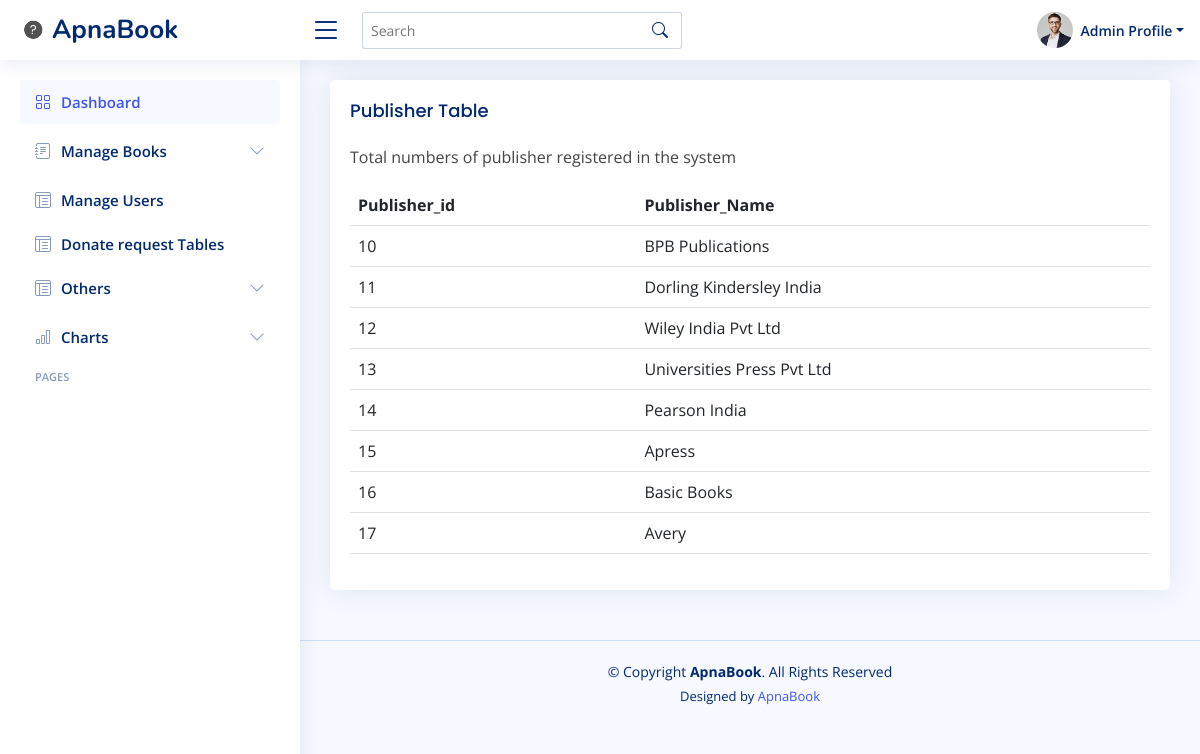
/admin_side/Publisher_Tables.php, run on the app's committed database.
### tables this page shows
CREATE TABLE `publisher` (
  `Publisher_id` int(11) NOT NULL,
  `Publisher_Name` varchar(50) DEFAULT NULL
);

### admin_side/Publisher_Tables.php (the view, shortened to what this page needs)
<?php
include './admin-header.php';
include '../connection.php';
?>
<main id="main" class="main">
    <section class="section">
        <div class="row">
            <div class="col-lg-12">
            <div class="card">
                <div class="card-body">
                <h5 class="card-title">Publisher Table</h5>
                <p>Total numbers of publisher registered in the system</p>
                <?php
                $sql="select * from  publisher";
                $q=mysqli_query($conn,$sql);
                ?>
                <table class="table datatable">
                    <thead>
                    <tr>
                        <th scope="col">Publisher_id</th>
                        <th scope="col">Publisher_Name</th>
                    </tr>
                    </thead>
                    <tbody>
                    <?php
                        while($result = mysqli_fetch_assoc($q))
                        {
                        echo  "<tr>
                        <td>".$result['Publisher_id']."</td>
                        <td>".$result['Publisher_Name']."</td>
                        </tr>";
                        }
                    ?>
                    </tbody>
                </table>
                </div>
            </div>
            </div>
        </div>
        </section>
</main>
<?php
include './admin-footer.php';
?>

### admin_side/css/style.css (style rules this page uses)
:root { scroll-behavior: smooth; }
body { font-family: "Open Sans", sans-serif; background: #f6f9ff; color: #444444; }
h1, h2, h3, h4, h5, h6 { font-family: "Nunito", sans-serif; }
#main { margin-top: 60px; padding: 20px 30px; transition: all 0.3s; }
.card { margin-bottom: 30px; border: none; border-radius: 5px; box-shadow: 0px 0 30px rgba(1, 41, 112, 0.1); }
.card-title { padding: 20px 0 15px 0; font-size: 18px; font-weight: 500; color: #012970; font-family: "Poppins", sans-serif; }
.card-body { padding: 0 20px 20px 20px; }
@media (min-width: 1200px) { #main, #footer { margin-left: 300px; } }

### data on the page
publisher: Publisher_id "10", Publisher_Name "BPB Publications"
publisher: Publisher_id "11", Publisher_Name "Dorling Kindersley India"
publisher: Publisher_id "12", Publisher_Name "Wiley India Pvt Ltd"
publisher: Publisher_id "13", Publisher_Name "Universities Press Pvt Ltd"
publisher: Publisher_id "14", Publisher_Name "Pearson India"
publisher: Publisher_id "15", Publisher_Name "Apress"
publisher: Publisher_id "16", Publisher_Name "Basic Books"
publisher: Publisher_id "17", Publisher_Name "Avery"
